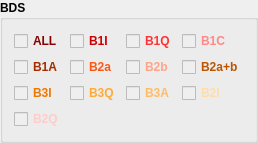
             <widget class="QGroupBox" name="groupBox_BDS">
              <property name="font">
               <font>
                <family>Arial</family>
                <weight>75</weight>
                <bold>true</bold>
               </font>
              </property>
              <property name="title">
               <string>BDS</string>
              </property>
              <property name="checked">
               <bool>false</bool>
              </property>
              <layout class="QGridLayout" name="gridLayout_7">
               <item row="0" column="0">
                <widget class="QCheckBox" name="checkBox_GBALL">
                 <property name="enabled">
                  <bool>false</bool>
                 </property>
                 <property name="font">
                  <font>
                   <family>Arial</family>
                   <weight>75</weight>
                   <bold>true</bold>
                  </font>
                 </property>
                 <property name="styleSheet">
                  <string notr="true">color: rgb(136, 0, 0);</string>
                 </property>
                 <property name="text">
                  <string>ALL</string>
                 </property>
                </widget>
               </item>
               <item row="0" column="1">
                <widget class="QCheckBox" name="checkBox_BDSB1I">
                 <property name="enabled">
                  <bool>false</bool>
                 </property>
                 <property name="font">
                  <font>
                   <family>Arial</family>
                   <weight>75</weight>
                   <bold>true</bold>
                  </font>
                 </property>
                 <property name="styleSheet">
                  <string notr="true">color: rgb(204, 0, 0);</string>
                 </property>
                 <property name="text">
                  <string>B1I</string>
                 </property>
                 <property name="checked">
                  <bool>false</bool>
                 </property>
                </widget>
               </item>
               <item row="0" column="2">
                <widget class="QCheckBox" name="checkBox_BDSB1Q">
                 <property name="enabled">
                  <bool>false</bool>
                 </property>
                 <property name="font">
                  <font>
                   <family>Arial</family>
                   <weight>75</weight>
                   <bold>true</bold>
                  </font>
                 </property>
                 <property name="styleSheet">
                  <string notr="true">color: rgb(255, 51, 51);</string>
                 </property>
                 <property name="text">
                  <string>B1Q</string>
                 </property>
                </widget>
               </item>
               <item row="0" column="3">
                <widget class="QCheckBox" name="checkBox_BDSB1C">
                 <property name="enabled">
                  <bool>false</bool>
                 </property>
                 <property name="font">
                  <font>
                   <family>Arial</family>
                   <weight>75</weight>
                   <bold>true</bold>
                  </font>
                 </property>
                 <property name="styleSheet">
                  <string notr="true">color: rgb(255, 136, 136);</string>
                 </property>
                 <property name="text">
                  <string>B1C</string>
                 </property>
                </widget>
               </item>
               <item row="1" column="0">
                <widget class="QCheckBox" name="checkBox_BDSB1A">
                 <property name="enabled">
                  <bool>false</bool>
                 </property>
                 <property name="font">
                  <font>
                   <family>Arial</family>
                   <weight>75</weight>
                   <bold>true</bold>
                  </font>
                 </property>
                 <property name="styleSheet">
                  <string notr="true">color: rgb(164, 45, 0);</string>
                 </property>
                 <property name="text">
                  <string>B1A</string>
                 </property>
                </widget>
               </item>
               <item row="1" column="1">
                <widget class="QCheckBox" name="checkBox_BDSB2a">
                 <property name="enabled">
                  <bool>false</bool>
                 </property>
                 <property name="font">
                  <font>
                   <family>Arial</family>
                   <weight>75</weight>
                   <bold>true</bold>
                  </font>
                 </property>
                 <property name="styleSheet">
                  <string notr="true">color: rgb(255, 85, 17);</string>
                 </property>
                 <property name="text">
                  <string>B2a</string>
                 </property>
                 <property name="checked">
                  <bool>false</bool>
                 </property>
                </widget>
               </item>
               <item row="1" column="2">
                <widget class="QCheckBox" name="checkBox_BDSB2b">
                 <property name="enabled">
                  <bool>false</bool>
                 </property>
                 <property name="font">
                  <font>
                   <family>Arial</family>
                   <weight>75</weight>
                   <bold>true</bold>
                  </font>
                 </property>
                 <property name="styleSheet">
                  <string notr="true">color: rgb(255, 164, 136);</string>
                 </property>
                 <property name="text">
                  <string>B2b</string>
                 </property>
                </widget>
               </item>
               <item row="1" column="3">
                <widget class="QCheckBox" name="checkBox_BDSB2ab">
                 <property name="enabled">
                  <bool>false</bool>
                 </property>
                 <property name="font">
                  <font>
                   <family>Arial</family>
                   <weight>75</weight>
                   <bold>true</bold>
                  </font>
                 </property>
                 <property name="styleSheet">
                  <string notr="true">color: rgb(187, 85, 0);</string>
                 </property>
                 <property name="text">
                  <string>B2a+b</string>
                 </property>
                </widget>
               </item>
               <item row="2" column="0">
                <widget class="QCheckBox" name="checkBox_BDSB3I">
                 <property name="enabled">
                  <bool>false</bool>
                 </property>
                 <property name="font">
                  <font>
                   <family>Arial</family>
                   <weight>75</weight>
                   <bold>true</bold>
                  </font>
                 </property>
                 <property name="styleSheet">
                  <string notr="true">color: rgb(238, 119, 0);</string>
                 </property>
                 <property name="text">
                  <string>B3I</string>
                 </property>
                </widget>
               </item>
               <item row="2" column="1">
                <widget class="QCheckBox" name="checkBox_BDSB3Q">
                 <property name="enabled">
                  <bool>false</bool>
                 </property>
                 <property name="font">
                  <font>
                   <family>Arial</family>
                   <weight>75</weight>
                   <bold>true</bold>
                  </font>
                 </property>
                 <property name="styleSheet">
                  <string notr="true">color: rgb(255, 170, 51);</string>
                 </property>
                 <property name="text">
                  <string>B3Q</string>
                 </property>
                </widget>
               </item>
               <item row="2" column="2">
                <widget class="QCheckBox" name="checkBox_BDSB3A">
                 <property name="enabled">
                  <bool>false</bool>
                 </property>
                 <property name="font">
                  <font>
                   <family>Arial</family>
                   <weight>75</weight>
                   <bold>true</bold>
                  </font>
                 </property>
                 <property name="styleSheet">
                  <string notr="true">color: rgb(255, 187, 102);</string>
                 </property>
                 <property name="text">
                  <string>B3A</string>
                 </property>
                </widget>
               </item>
               <item row="2" column="3">
                <widget class="QCheckBox" name="checkBox_BDSB2I">
                 <property name="enabled">
                  <bool>false</bool>
                 </property>
                 <property name="font">
                  <font>
                   <family>Arial</family>
                   <weight>75</weight>
                   <bold>true</bold>
                  </font>
                 </property>
                 <property name="styleSheet">
                  <string notr="true">color: rgb(255, 221, 170);</string>
                 </property>
                 <property name="text">
                  <string>B2I</string>
                 </property>
                </widget>
               </item>
               <item row="3" column="0">
                <widget class="QCheckBox" name="checkBox_BDSB2Q">
                 <property name="enabled">
                  <bool>false</bool>
                 </property>
                 <property name="font">
                  <font>
                   <family>Arial</family>
                   <weight>75</weight>
                   <bold>true</bold>
                  </font>
                 </property>
                 <property name="styleSheet">
                  <string notr="true">color: rgb(255, 204, 204);</string>
                 </property>
                 <property name="text">
                  <string>B2Q</string>
                 </property>
                </widget>
               </item>
              </layout>
             </widget>
